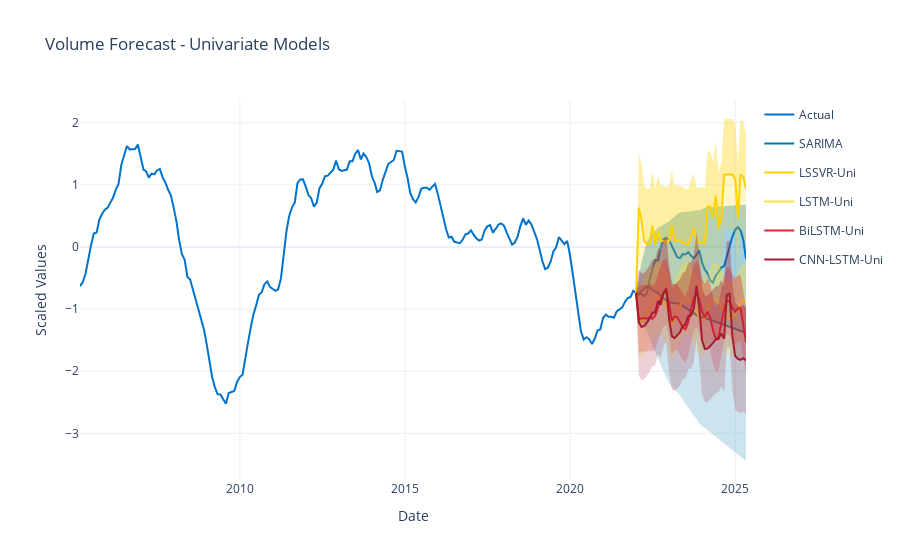

Write notebook code for a chart like this one.
### Markdown cell above
#### ii. Plots

### Code cell
fig_uni = go.Figure()

# Actual data
fig_uni.add_trace(go.Scatter(
    x=y2_scaled.index,
    y=y2_scaled,
    mode='lines',
    name='Actual',
    line=dict(width=2, color='#0073CF'),
    legendgroup="Actual"
))

last_train_x = y2_train_scaled.index[-1]
last_train_y = y2_train_scaled.values[-1]

# Univariate forecasts
models_uni = {
    "SARIMA": (sarima_forecast, sarima_ci),
    "LSSVR-Uni": (lssvr_forecast, (lssvr_lower, lssvr_upper)),
    "LSTM-Uni": (lstm_forecast, (lstm_lower, lstm_upper)),
    "BiLSTM-Uni": (bilstm_forecast, (bilstm_lower, bilstm_upper)),
    "CNN-LSTM-Uni": (cnnlstm_forecast, (cnnlstm_lower, cnnlstm_upper))
}

colors = [
    "#007BA7",
    "#FFD300",
    "#FFE135",
    "#E32636",
    "#A51C30" 
]

for i, (name, (forecast, ci)) in enumerate(models_uni.items()):
    # Handle confidence intervals
    if isinstance(ci, tuple):
        lower, upper = np.array(ci[0]), np.array(ci[1])
    elif isinstance(ci, np.ndarray):
        lower, upper = ci[:, 0], ci[:, 1]
    else:  # DataFrame
        lower, upper = ci.iloc[:, 0].values, ci.iloc[:, 1].values

    # Forecast line
    fig_uni.add_trace(go.Scatter(
        x=[last_train_x] + list(y2_test_scaled.index),
        y=[last_train_y] + list(forecast),
        mode='lines',
        name=name,
        line=dict(color=colors[i]),
        legendgroup=name
    ))

    # Confidence interval (fill)
    fig_uni.add_trace(go.Scatter(
        x=[last_train_x] + list(y2_test_scaled.index),
        y=[last_train_y] + list(upper),
        mode='lines',
        line=dict(width=0),
        fill='tonexty',
        fillcolor=f'rgba{tuple(list(px.colors.hex_to_rgb(colors[i])) + [0.2])}',
        showlegend=False,
        legendgroup=name
    ))
    fig_uni.add_trace(go.Scatter(
        x=[last_train_x] + list(y2_test_scaled.index),
        y=[last_train_y] + list(lower),
        mode='lines',
        line=dict(width=0),
        fill='tonexty',
        fillcolor=f'rgba{tuple(list(px.colors.hex_to_rgb(colors[i])) + [0.2])}',
        showlegend=False,
        legendgroup=name
    ))

fig_uni.update_layout(
    title='Volume Forecast - Univariate Models',
    xaxis_title='Date',
    yaxis_title='Scaled Values',
    template='plotly_white'
)
fig_uni.show()
